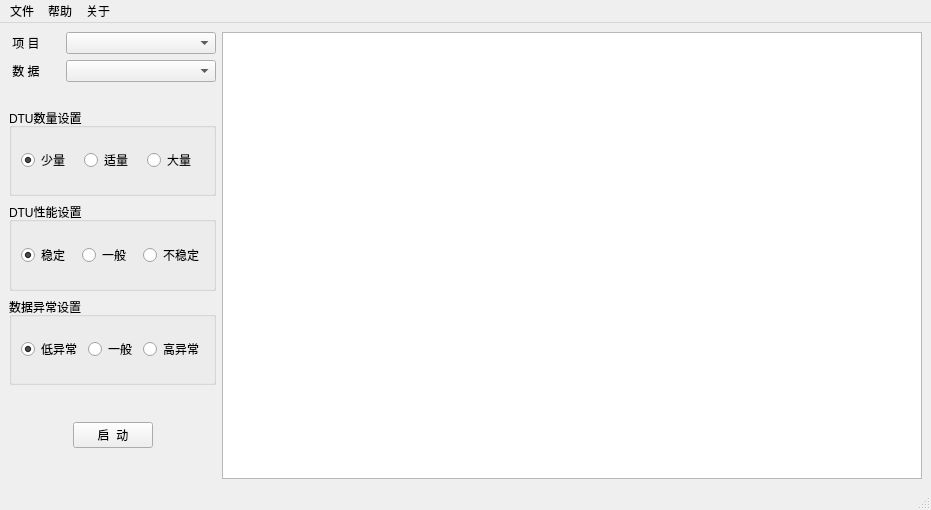
<?xml version="1.0" encoding="UTF-8"?>
<ui version="4.0">
 <class>MainWindow</class>
 <widget class="QMainWindow" name="MainWindow">
  <property name="geometry">
   <rect>
    <x>0</x>
    <y>0</y>
    <width>698</width>
    <height>510</height>
   </rect>
  </property>
  <property name="windowTitle">
   <string>DTU模拟器2.0</string>
  </property>
  <widget class="QWidget" name="centralwidget">
   <layout class="QGridLayout" name="gridLayout">
    <item row="0" column="0">
     <widget class="QLabel" name="label">
      <property name="text">
       <string> 项 目</string>
      </property>
     </widget>
    </item>
    <item row="0" column="1">
     <widget class="QComboBox" name="comboProject">
      <property name="minimumSize">
       <size>
        <width>150</width>
        <height>0</height>
       </size>
      </property>
     </widget>
    </item>
    <item row="0" column="2" rowspan="7">
     <widget class="QTextBrowser" name="textBrowser">
      <property name="minimumSize">
       <size>
        <width>700</width>
        <height>400</height>
       </size>
      </property>
     </widget>
    </item>
    <item row="1" column="0">
     <widget class="QLabel" name="label_2">
      <property name="text">
       <string> 数 据</string>
      </property>
     </widget>
    </item>
    <item row="1" column="1">
     <widget class="QComboBox" name="comboData"/>
    </item>
    <item row="2" column="0" colspan="2">
     <widget class="QLabel" name="label_5">
      <property name="sizePolicy">
       <sizepolicy hsizetype="Preferred" vsizetype="Fixed">
        <horstretch>0</horstretch>
        <verstretch>0</verstretch>
       </sizepolicy>
      </property>
      <property name="minimumSize">
       <size>
        <width>0</width>
        <height>5</height>
       </size>
      </property>
      <property name="text">
       <string/>
      </property>
     </widget>
    </item>
    <item row="3" column="0" colspan="2">
     <widget class="QGroupBox" name="groupBox">
      <property name="title">
       <string>DTU数量设置</string>
      </property>
      <layout class="QHBoxLayout" name="horizontalLayout_2">
       <item>
        <widget class="QRadioButton" name="rdoNumLess">
         <property name="text">
          <string>少量</string>
         </property>
         <property name="checked">
          <bool>true</bool>
         </property>
        </widget>
       </item>
       <item>
        <widget class="QRadioButton" name="rdoNumNormal">
         <property name="text">
          <string>适量</string>
         </property>
        </widget>
       </item>
       <item>
        <widget class="QRadioButton" name="rdoNumMuch">
         <property name="text">
          <string>大量</string>
         </property>
        </widget>
       </item>
      </layout>
     </widget>
    </item>
    <item row="4" column="0" colspan="2">
     <widget class="QGroupBox" name="groupBox_2">
      <property name="title">
       <string>DTU性能设置</string>
      </property>
      <layout class="QHBoxLayout" name="horizontalLayout_3">
       <item>
        <widget class="QRadioButton" name="rdoStady">
         <property name="text">
          <string>稳定</string>
         </property>
         <property name="checked">
          <bool>true</bool>
         </property>
        </widget>
       </item>
       <item>
        <widget class="QRadioButton" name="rdoNormal">
         <property name="text">
          <string>一般</string>
         </property>
        </widget>
       </item>
       <item>
        <widget class="QRadioButton" name="rdoRestady">
         <property name="text">
          <string>不稳定</string>
         </property>
        </widget>
       </item>
      </layout>
     </widget>
    </item>
    <item row="5" column="0" colspan="2">
     <widget class="QGroupBox" name="groupBox_3">
      <property name="title">
       <string>数据异常设置</string>
      </property>
      <layout class="QHBoxLayout" name="horizontalLayout_4">
       <item>
        <widget class="QRadioButton" name="rdoLessExcep">
         <property name="text">
          <string>低异常</string>
         </property>
         <property name="checked">
          <bool>true</bool>
         </property>
        </widget>
       </item>
       <item>
        <widget class="QRadioButton" name="rdoNormalExcep">
         <property name="text">
          <string>一般</string>
         </property>
        </widget>
       </item>
       <item>
        <widget class="QRadioButton" name="rdoHighExcep">
         <property name="text">
          <string>高异常</string>
         </property>
        </widget>
       </item>
      </layout>
     </widget>
    </item>
    <item row="6" column="0" colspan="2">
     <layout class="QHBoxLayout" name="horizontalLayout">
      <item>
       <widget class="QLabel" name="label_3">
        <property name="text">
         <string/>
        </property>
       </widget>
      </item>
      <item>
       <widget class="QPushButton" name="btnStart">
        <property name="text">
         <string>启  动</string>
        </property>
       </widget>
      </item>
      <item>
       <widget class="QLabel" name="label_4">
        <property name="text">
         <string/>
        </property>
       </widget>
      </item>
     </layout>
    </item>
   </layout>
  </widget>
  <widget class="QMenuBar" name="menubar">
   <property name="geometry">
    <rect>
     <x>0</x>
     <y>0</y>
     <width>698</width>
     <height>23</height>
    </rect>
   </property>
   <widget class="QMenu" name="menu">
    <property name="title">
     <string>文件</string>
    </property>
    <addaction name="action_import"/>
   </widget>
   <widget class="QMenu" name="menu_2">
    <property name="title">
     <string>关于</string>
    </property>
    <addaction name="action"/>
    <addaction name="separator"/>
    <addaction name="action_3"/>
   </widget>
   <widget class="QMenu" name="menu_3">
    <property name="title">
     <string>帮助</string>
    </property>
    <addaction name="action_4"/>
   </widget>
   <addaction name="menu"/>
   <addaction name="menu_3"/>
   <addaction name="menu_2"/>
  </widget>
  <widget class="QStatusBar" name="statusbar"/>
  <action name="action">
   <property name="text">
    <string>软件信息</string>
   </property>
  </action>
  <action name="action_3">
   <property name="text">
    <string>访问我们</string>
   </property>
  </action>
  <action name="action_import">
   <property name="text">
    <string>导入配置</string>
   </property>
  </action>
  <action name="action_4">
   <property name="text">
    <string>清除日志</string>
   </property>
  </action>
 </widget>
 <resources/>
 <connections/>
</ui>
